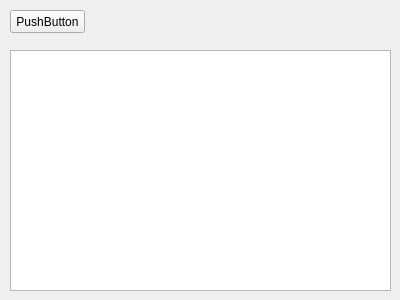
<?xml version="1.0" encoding="UTF-8"?>
<ui version="4.0">
 <class>Form</class>
 <widget class="QWidget" name="Form">
  <property name="geometry">
   <rect>
    <x>0</x>
    <y>0</y>
    <width>400</width>
    <height>300</height>
   </rect>
  </property>
  <property name="windowTitle">
   <string>Form</string>
  </property>
  <widget class="QTextEdit" name="textEdit">
   <property name="geometry">
    <rect>
     <x>10</x>
     <y>50</y>
     <width>381</width>
     <height>241</height>
    </rect>
   </property>
  </widget>
  <widget class="QPushButton" name="pushButton">
   <property name="geometry">
    <rect>
     <x>10</x>
     <y>10</y>
     <width>75</width>
     <height>23</height>
    </rect>
   </property>
   <property name="text">
    <string>PushButton</string>
   </property>
  </widget>
 </widget>
 <resources/>
 <connections>
  <connection>
   <sender>pushButton</sender>
   <signal>clicked()</signal>
   <receiver>Form</receiver>
   <slot>pushbutton_click()</slot>
   <hints>
    <hint type="sourcelabel">
     <x>53</x>
     <y>19</y>
    </hint>
    <hint type="destinationlabel">
     <x>91</x>
     <y>26</y>
    </hint>
   </hints>
  </connection>
 </connections>
 <slots>
  <slot>pushbutton_click()</slot>
 </slots>
</ui>
